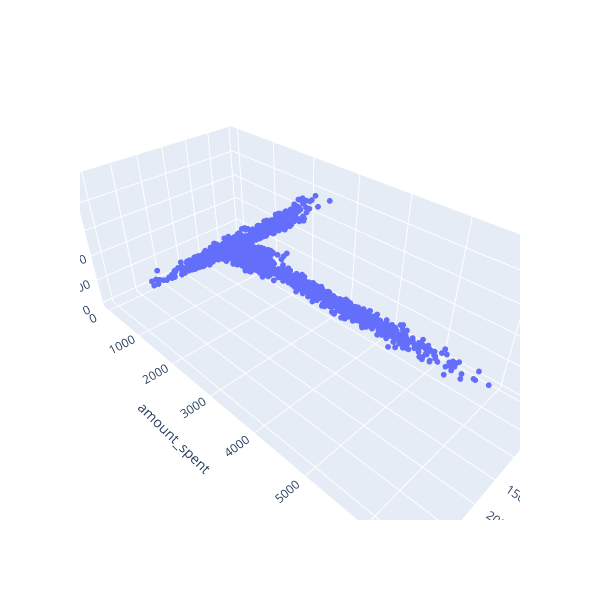

Write notebook code for a chart like this one.
### Code cell
import plotly.express as px

fig = px.scatter_3d(df, x='n_clicks', y='amount_spent', z='amount_discount', width=600, height=600)
fig.update_traces(marker=dict(size=2), selector=dict(mode='markers'))
fig.show()

### Figure 1 — Plotly figure (JSON) as saved in the notebook; plotly's stock layout.template omitted (floating-point values rounded to 4 significant figures; data arrays with more than 128 entries replaced by an {"elided": "..."} marker saying what was removed)
{"data": [{"hovertemplate": "n_clicks=%{x}<br>amount_spent=%{y}<br>amount_discount=%{z}<extra></extra>", "legendgroup": "", "marker": {"color": "#636efa", "size": 2, "symbol": "circle"}, "mode": "markers", "name": "", "scene": "scene", "showlegend": false, "type": "scatter3d", "x": {"elided": "2479 int values"}, "y": {"elided": "2479 float values"}, "z": {"elided": "2479 float values"}}], "layout": {"height": 600, "legend": {"tracegroupgap": 0}, "margin": {"t": 60}, "scene": {"domain": {"x": [0, 1], "y": [0, 1]}, "xaxis": {"title": {"text": "n_clicks"}}, "yaxis": {"title": {"text": "amount_spent"}}, "zaxis": {"title": {"text": "amount_discount"}}}, "width": 600}}
